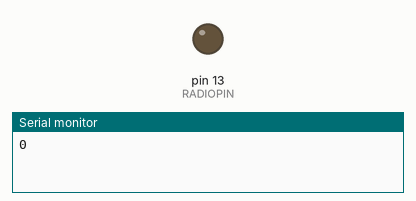
Simulated run of this sketch. Board: Arduino Uno, built with avr-gcc and run on an emulated ATmega328P. Parts: output pins drawn as LEDs (lit = HIGH), the last lines printed to the serial monitor.

Above: at 0.04 s.
At 8.48 s:
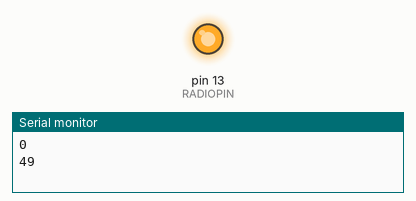
Timing chart, 0 to 8.8 s (numbered marks = the images above):
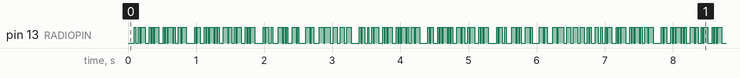

The sketch:

FSK_non_interrupt.ino
```cpp
#include <util/crc16.h>
#include <string.h>

// Pin Definitions
#define RADIOPIN 13

// Transmission Variables
char datastring[80];

// Interrupt Counter and Compare Values
const uint16_t t1Load = 0;
const uint16_t t1Comp = 12500;  // (0.05s * 16MHz) / 64 = 12500 (below Timer1 max val of 65535) =>  0.05s/50ms per interrupt

void setup() {

  // Setup Serial monitoring
  Serial.begin(9600);

  // Clear all interrupts
  cli();

  // Set txPin to be output
//  DDRB |= (1 << RADIOPIN);
  pinMode(RADIOPIN,OUTPUT);


  // Reset Timer1 Control Reg A
  TCCR1A = 0;

  // Set CTC
  TCCR1B |= (1 << WGM12);

  // Set to 64 Prescale
//  TCCR1B |= (1 << CS12); // Set bit 2
  TCCR1B |= (1 << CS11); // Set bit 1
//  TCCR1B |= (1 << CS10); // Set bit 0

  // Reset Timer1 and Set Compare value
  TCNT1 = t1Load; // load timer with zero
  OCR1A = t1Comp; // store timer compare value

  // Enable Timer1 Interrupt
  TIMSK1 |= (1 << OCIE1A);

  // Enable Global Interrupts
  sei();
}

void loop() {
  sprintf(datastring,"RTTY TEST BEACON RTTY TEST BEACON\n"); // Puts the text in the datastring
  unsigned int CHECKSUM = gps_CRC16_checksum(datastring);  // Calculates the checksum for this datastring
  char checksum_str[6];
  sprintf(checksum_str, "*%04X\n", CHECKSUM);
  strcat(datastring,checksum_str);
//  delay(2000);
}

ISR(TIMER1_COMPA_vect){
  Serial.println(millis()); //Debug output
//  PORTB ^= (1 << RADIOPIN);  // toggle pin output
  rtty_txstring (datastring);
}

void rtty_txstring (char * string)
{

  /* Simple function to sent a char at a time to
     ** rtty_txbyte function.
    ** NB Each char is one byte (8 Bits)
    */

  char c;

  c = *string++;

  while ( c != '\0')
  {
    rtty_txbyte (c);
    c = *string++;
  }
}


void rtty_txbyte (char c)
{
  /* Simple function to sent each bit of a char to
    ** rtty_txbit function.
    ** NB The bits are sent Least Significant Bit first
    **
    ** All chars should be preceded with a 0 and
    ** proceded with a 1. 0 = Start bit; 1 = Stop bit
    **
    */

  int i;

  rtty_txbit (0); // Start bit

  // Send bits for for char LSB first

  for (i=0;i<7;i++) // Change this here 7 or 8 for ASCII-7 / ASCII-8
  {
    if (c & 1) rtty_txbit(1);

    else rtty_txbit(0);

    c = c >> 1;

  }

  rtty_txbit (1); // Stop bit
  rtty_txbit (1); // Stop bit
}

void rtty_txbit (int bit)
{
  if (bit)
  {
    // high
    digitalWrite(RADIOPIN, HIGH);
  }
  else
  {
    // low
    digitalWrite(RADIOPIN, LOW);

  }

  //                  delayMicroseconds(3370); // 300 baud
  delayMicroseconds(10000); // For 50 Baud uncomment this and the line below.
  delayMicroseconds(10150); // You can't do 20150 it just doesn't work as the
                            // largest value that will produce an accurate delay is 16383
                            // See : http://arduino.cc/en/Reference/DelayMicroseconds

}

uint16_t gps_CRC16_checksum (char *string)
{
  size_t i;
  uint16_t crc;
  uint8_t c;

  crc = 0xFFFF;

  // Calculate checksum ignoring the first two $s
  for (i = 2; i < strlen(string); i++)
  {
    c = string[i];
    crc = _crc_xmodem_update (crc, c);
  }

  return crc;
}
```

Measured:
- by itself, pin 13 (RADIOPIN): moves between LOW and HIGH, repeating every 6.6 s
